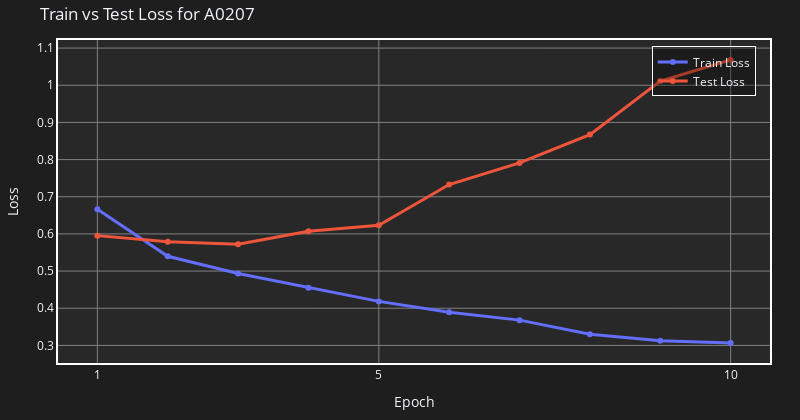
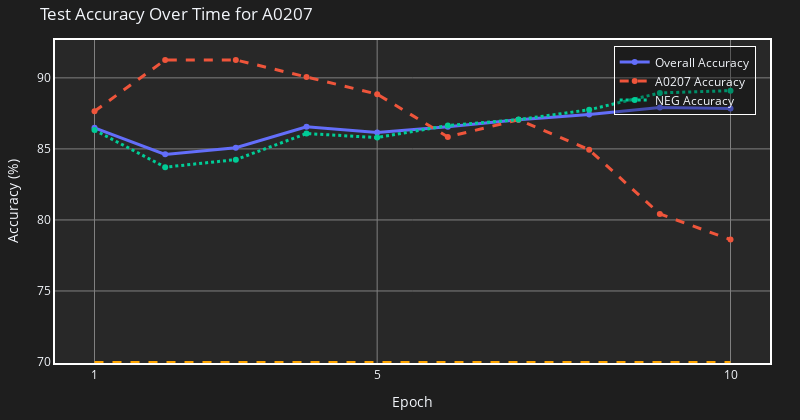
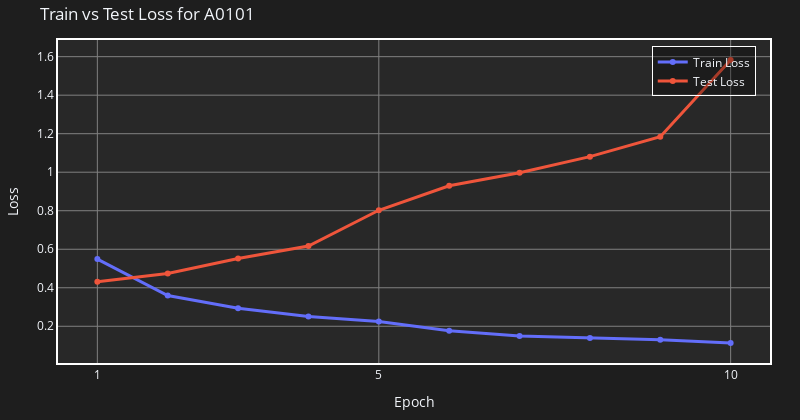
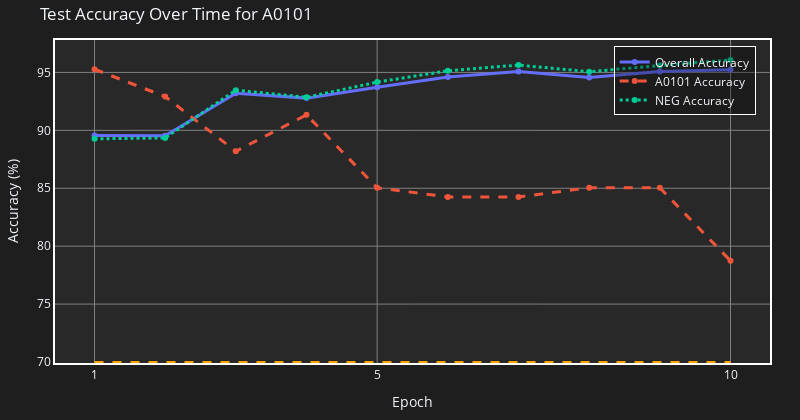

Source (notebook cell) for these figures, in order:
### Markdown cell above
#### plot the resulting train and test losses.

### Code cell
import plotly.io as pio
pio.renderers.default = "svg"
from IPython.display import Image


from evaluation import plot_training_results
# Generate plots for each allele
for selected_allele, data in to_plot_2B.items():
    pio.renderers.default = "svg"  
    plots = plot_training_results(
        selected_allele, 
        data['train_losses'], 
        data['test_losses'], 
        data['accuracies'], 
        data['pos_accuracies'], 
        data['neg_accuracies'], 
        data['epochs']
    )

### Figure 1 — Plotly figure (JSON) as saved in the notebook; plotly's stock layout.template omitted (floating-point values rounded to 4 significant figures)
{"data": [{"hoverinfo": "text", "hovertext": ["Epoch 1: 0.6666", "Epoch 2: 0.5399", "Epoch 3: 0.4935", "Epoch 4: 0.4550", "Epoch 5: 0.4184", "Epoch 6: 0.3892", "Epoch 7: 0.3680", "Epoch 8: 0.3300", "Epoch 9: 0.3123", "Epoch 10: 0.3062"], "line": {"width": 3}, "mode": "lines+markers", "name": "Train Loss", "type": "scatter", "x": [1, 2, 3, 4, 5, 6, 7, 8, 9, 10], "y": [0.6666, 0.5399, 0.4935, 0.455, 0.4184, 0.3892, 0.368, 0.33, 0.3123, 0.3062]}, {"hoverinfo": "text", "hovertext": ["Epoch 1: 0.5954", "Epoch 2: 0.5789", "Epoch 3: 0.5725", "Epoch 4: 0.6074", "Epoch 5: 0.6231", "Epoch 6: 0.7329", "Epoch 7: 0.7910", "Epoch 8: 0.8672", "Epoch 9: 1.0113", "Epoch 10: 1.0682"], "line": {"width": 3}, "mode": "lines+markers", "name": "Test Loss", "type": "scatter", "x": [1, 2, 3, 4, 5, 6, 7, 8, 9, 10], "y": [0.5954, 0.5789, 0.5725, 0.6074, 0.6231, 0.7329, 0.791, 0.8672, 1.011, 1.068]}], "layout": {"height": 420, "legend": {"bgcolor": "rgba(0,0,0,0.3)", "bordercolor": "white", "borderwidth": 1, "x": 0.98, "xanchor": "right", "y": 0.98, "yanchor": "top"}, "margin": {"b": 40, "l": 40, "r": 30, "t": 40}, "paper_bgcolor": "rgba(30, 30, 30, 1)", "plot_bgcolor": "rgba(40, 40, 40, 1)", "title": {"text": "Train vs Test Loss for A0207"}, "width": 800, "xaxis": {"gridcolor": "gray", "gridwidth": 1, "linecolor": "white", "linewidth": 2, "mirror": true, "showgrid": true, "tickmode": "array", "tickvals": [1, 5, 10], "title": {"text": "Epoch"}, "zeroline": true, "zerolinewidth": 2}, "yaxis": {"gridcolor": "gray", "gridwidth": 1, "linecolor": "white", "linewidth": 2, "mirror": true, "showgrid": true, "title": {"text": "Loss"}, "zeroline": true, "zerolinewidth": 2}}}

### Figure 2 — Plotly figure (JSON) as saved in the notebook; plotly's stock layout.template omitted (floating-point values rounded to 4 significant figures)
{"data": [{"hoverinfo": "text", "hovertext": ["Epoch 1: 86.48%", "Epoch 2: 84.62%", "Epoch 3: 85.08%", "Epoch 4: 86.56%", "Epoch 5: 86.16%", "Epoch 6: 86.56%", "Epoch 7: 87.06%", "Epoch 8: 87.42%", "Epoch 9: 87.92%", "Epoch 10: 87.85%"], "line": {"width": 3}, "mode": "lines+markers", "name": "Overall Accuracy", "type": "scatter", "x": [1, 2, 3, 4, 5, 6, 7, 8, 9, 10], "y": [86.48, 84.62, 85.08, 86.56, 86.16, 86.56, 87.06, 87.42, 87.92, 87.85]}, {"hoverinfo": "text", "hovertext": ["Epoch 1: 87.65%", "Epoch 2: 91.27%", "Epoch 3: 91.27%", "Epoch 4: 90.06%", "Epoch 5: 88.86%", "Epoch 6: 85.84%", "Epoch 7: 87.05%", "Epoch 8: 84.94%", "Epoch 9: 80.42%", "Epoch 10: 78.61%"], "line": {"dash": "dash", "width": 3}, "mode": "lines+markers", "name": "A0207 Accuracy", "type": "scatter", "x": [1, 2, 3, 4, 5, 6, 7, 8, 9, 10], "y": [87.65, 91.27, 91.27, 90.06, 88.86, 85.84, 87.05, 84.94, 80.42, 78.61]}, {"hoverinfo": "text", "hovertext": ["Epoch 1: 86.33%", "Epoch 2: 83.71%", "Epoch 3: 84.24%", "Epoch 4: 86.08%", "Epoch 5: 85.80%", "Epoch 6: 86.65%", "Epoch 7: 87.06%", "Epoch 8: 87.76%", "Epoch 9: 88.94%", "Epoch 10: 89.10%"], "line": {"dash": "dot", "width": 3}, "mode": "lines+markers", "name": "NEG Accuracy", "type": "scatter", "x": [1, 2, 3, 4, 5, 6, 7, 8, 9, 10], "y": [86.33, 83.71, 84.24, 86.08, 85.8, 86.65, 87.06, 87.76, 88.94, 89.1]}], "layout": {"height": 420, "legend": {"bgcolor": "rgba(0,0,0,0.3)", "bordercolor": "white", "borderwidth": 1, "x": 0.98, "xanchor": "right", "y": 0.98, "yanchor": "top"}, "margin": {"b": 40, "l": 40, "r": 30, "t": 40}, "paper_bgcolor": "rgba(30, 30, 30, 1)", "plot_bgcolor": "rgba(40, 40, 40, 1)", "shapes": [{"line": {"color": "orange", "dash": "dash", "width": 2}, "type": "line", "x0": 1, "x1": 10, "y0": 70, "y1": 70}], "title": {"text": "Test Accuracy Over Time for A0207"}, "width": 800, "xaxis": {"gridcolor": "gray", "gridwidth": 1, "linecolor": "white", "linewidth": 2, "mirror": true, "showgrid": true, "tickmode": "array", "tickvals": [1, 5, 10], "title": {"text": "Epoch"}, "zeroline": true, "zerolinewidth": 2}, "yaxis": {"gridcolor": "gray", "gridwidth": 1, "linecolor": "white", "linewidth": 2, "mirror": true, "showgrid": true, "title": {"text": "Accuracy (%)"}, "zeroline": true, "zerolinewidth": 2}}}

### Figure 3 — Plotly figure (JSON) as saved in the notebook; plotly's stock layout.template omitted (floating-point values rounded to 4 significant figures)
{"data": [{"hoverinfo": "text", "hovertext": ["Epoch 1: 0.5489", "Epoch 2: 0.3595", "Epoch 3: 0.2940", "Epoch 4: 0.2507", "Epoch 5: 0.2249", "Epoch 6: 0.1767", "Epoch 7: 0.1497", "Epoch 8: 0.1387", "Epoch 9: 0.1298", "Epoch 10: 0.1127"], "line": {"width": 3}, "mode": "lines+markers", "name": "Train Loss", "type": "scatter", "x": [1, 2, 3, 4, 5, 6, 7, 8, 9, 10], "y": [0.5489, 0.3595, 0.294, 0.2507, 0.2249, 0.1767, 0.1497, 0.1387, 0.1298, 0.1127]}, {"hoverinfo": "text", "hovertext": ["Epoch 1: 0.4308", "Epoch 2: 0.4739", "Epoch 3: 0.5522", "Epoch 4: 0.6170", "Epoch 5: 0.8025", "Epoch 6: 0.9299", "Epoch 7: 0.9972", "Epoch 8: 1.0808", "Epoch 9: 1.1842", "Epoch 10: 1.5832"], "line": {"width": 3}, "mode": "lines+markers", "name": "Test Loss", "type": "scatter", "x": [1, 2, 3, 4, 5, 6, 7, 8, 9, 10], "y": [0.4308, 0.4739, 0.5522, 0.617, 0.8025, 0.9299, 0.9972, 1.081, 1.184, 1.583]}], "layout": {"height": 420, "legend": {"bgcolor": "rgba(0,0,0,0.3)", "bordercolor": "white", "borderwidth": 1, "x": 0.98, "xanchor": "right", "y": 0.98, "yanchor": "top"}, "margin": {"b": 40, "l": 40, "r": 30, "t": 40}, "paper_bgcolor": "rgba(30, 30, 30, 1)", "plot_bgcolor": "rgba(40, 40, 40, 1)", "title": {"text": "Train vs Test Loss for A0101"}, "width": 800, "xaxis": {"gridcolor": "gray", "gridwidth": 1, "linecolor": "white", "linewidth": 2, "mirror": true, "showgrid": true, "tickmode": "array", "tickvals": [1, 5, 10], "title": {"text": "Epoch"}, "zeroline": true, "zerolinewidth": 2}, "yaxis": {"gridcolor": "gray", "gridwidth": 1, "linecolor": "white", "linewidth": 2, "mirror": true, "showgrid": true, "title": {"text": "Loss"}, "zeroline": true, "zerolinewidth": 2}}}

### Figure 4 — Plotly figure (JSON) as saved in the notebook; plotly's stock layout.template omitted (floating-point values rounded to 4 significant figures)
{"data": [{"hoverinfo": "text", "hovertext": ["Epoch 1: 89.56%", "Epoch 2: 89.52%", "Epoch 3: 93.21%", "Epoch 4: 92.78%", "Epoch 5: 93.71%", "Epoch 6: 94.61%", "Epoch 7: 95.07%", "Epoch 8: 94.57%", "Epoch 9: 95.07%", "Epoch 10: 95.23%"], "line": {"width": 3}, "mode": "lines+markers", "name": "Overall Accuracy", "type": "scatter", "x": [1, 2, 3, 4, 5, 6, 7, 8, 9, 10], "y": [89.56, 89.52, 93.21, 92.78, 93.71, 94.61, 95.07, 94.57, 95.07, 95.23]}, {"hoverinfo": "text", "hovertext": ["Epoch 1: 95.28%", "Epoch 2: 92.91%", "Epoch 3: 88.19%", "Epoch 4: 91.34%", "Epoch 5: 85.04%", "Epoch 6: 84.25%", "Epoch 7: 84.25%", "Epoch 8: 85.04%", "Epoch 9: 85.04%", "Epoch 10: 78.74%"], "line": {"dash": "dash", "width": 3}, "mode": "lines+markers", "name": "A0101 Accuracy", "type": "scatter", "x": [1, 2, 3, 4, 5, 6, 7, 8, 9, 10], "y": [95.28, 92.91, 88.19, 91.34, 85.04, 84.25, 84.25, 85.04, 85.04, 78.74]}, {"hoverinfo": "text", "hovertext": ["Epoch 1: 89.27%", "Epoch 2: 89.35%", "Epoch 3: 93.47%", "Epoch 4: 92.86%", "Epoch 5: 94.16%", "Epoch 6: 95.14%", "Epoch 7: 95.63%", "Epoch 8: 95.06%", "Epoch 9: 95.59%", "Epoch 10: 96.08%"], "line": {"dash": "dot", "width": 3}, "mode": "lines+markers", "name": "NEG Accuracy", "type": "scatter", "x": [1, 2, 3, 4, 5, 6, 7, 8, 9, 10], "y": [89.27, 89.35, 93.47, 92.86, 94.16, 95.14, 95.63, 95.06, 95.59, 96.08]}], "layout": {"height": 420, "legend": {"bgcolor": "rgba(0,0,0,0.3)", "bordercolor": "white", "borderwidth": 1, "x": 0.98, "xanchor": "right", "y": 0.98, "yanchor": "top"}, "margin": {"b": 40, "l": 40, "r": 30, "t": 40}, "paper_bgcolor": "rgba(30, 30, 30, 1)", "plot_bgcolor": "rgba(40, 40, 40, 1)", "shapes": [{"line": {"color": "orange", "dash": "dash", "width": 2}, "type": "line", "x0": 1, "x1": 10, "y0": 70, "y1": 70}], "title": {"text": "Test Accuracy Over Time for A0101"}, "width": 800, "xaxis": {"gridcolor": "gray", "gridwidth": 1, "linecolor": "white", "linewidth": 2, "mirror": true, "showgrid": true, "tickmode": "array", "tickvals": [1, 5, 10], "title": {"text": "Epoch"}, "zeroline": true, "zerolinewidth": 2}, "yaxis": {"gridcolor": "gray", "gridwidth": 1, "linecolor": "white", "linewidth": 2, "mirror": true, "showgrid": true, "title": {"text": "Accuracy (%)"}, "zeroline": true, "zerolinewidth": 2}}}
